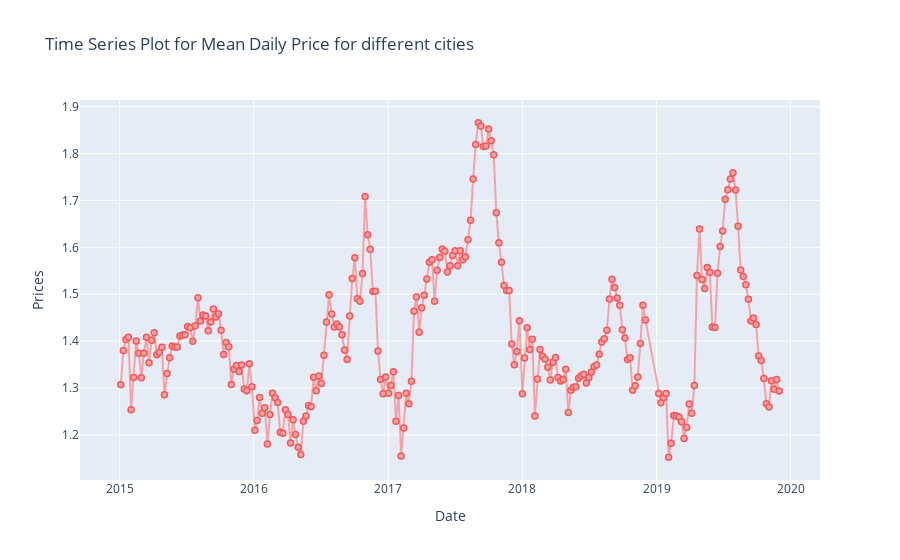

The cell this chart's notebook holds for it:
### Code cell
#Let's plot a overall time series for the Mean Daily for All cities.

import plotly
from plotly.offline import init_notebook_mode, iplot
import plotly.graph_objs as go
init_notebook_mode(connected=True)

groupBy_Overall = df.groupby('Date').mean()

scatter = go.Scatter(x=groupBy_Overall.AveragePrice.index, y=groupBy_Overall.AveragePrice,mode='lines+markers',
                    marker=dict(
                                 color='rgb(248,146,146)',
                                 line=dict(
                                 color='rgb(249,52,52)',
                                 width=1.5)),
                                opacity=0.8)
data = [scatter]
layout = go.Layout(title='Time Series Plot for Mean Daily Price for different cities',
                  xaxis={'title':'Date'},yaxis={'title':'Prices'})

figure = go.Figure(data=data, layout=layout)
iplot(figure)

### Figure 1 — Plotly figure (JSON) as saved in the notebook; plotly's stock layout.template omitted (floating-point values rounded to 4 significant figures; data arrays with more than 128 entries replaced by an {"elided": "..."} marker saying what was removed)
{"data": [{"marker": {"color": "rgb(248,146,146)", "line": {"color": "rgb(249,52,52)", "width": 1.5}}, "mode": "lines+markers", "opacity": 0.8, "type": "scatter", "x": {"elided": "253 str values"}, "y": {"elided": "253 float values"}}], "layout": {"title": {"text": "Time Series Plot for Mean Daily Price for different cities"}, "xaxis": {"title": {"text": "Date"}}, "yaxis": {"title": {"text": "Prices"}}}}
